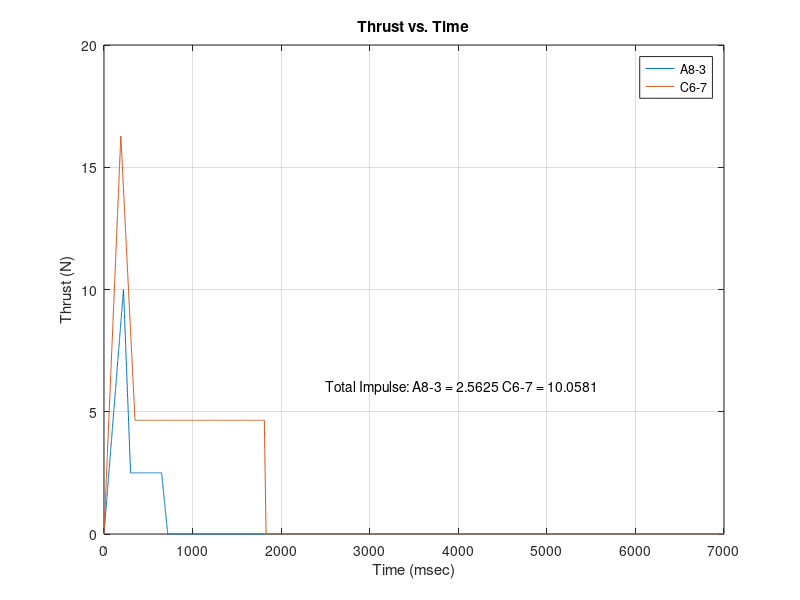
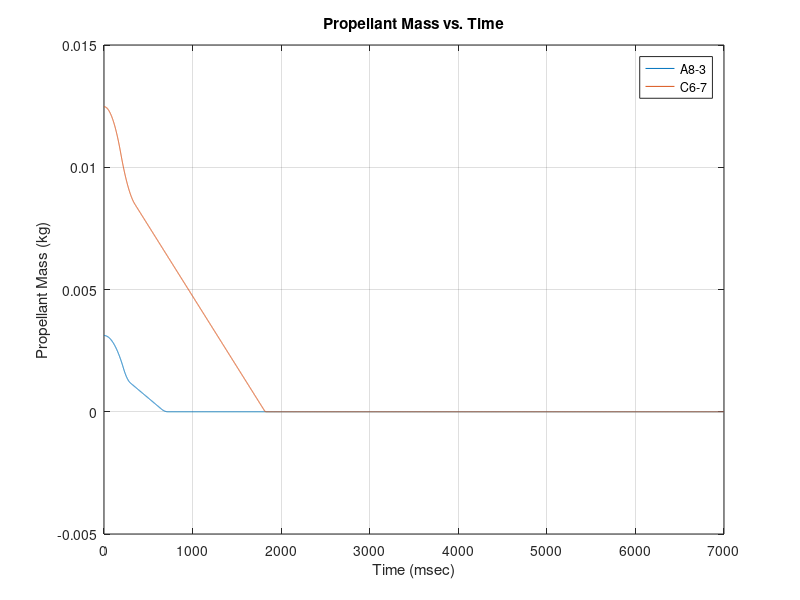
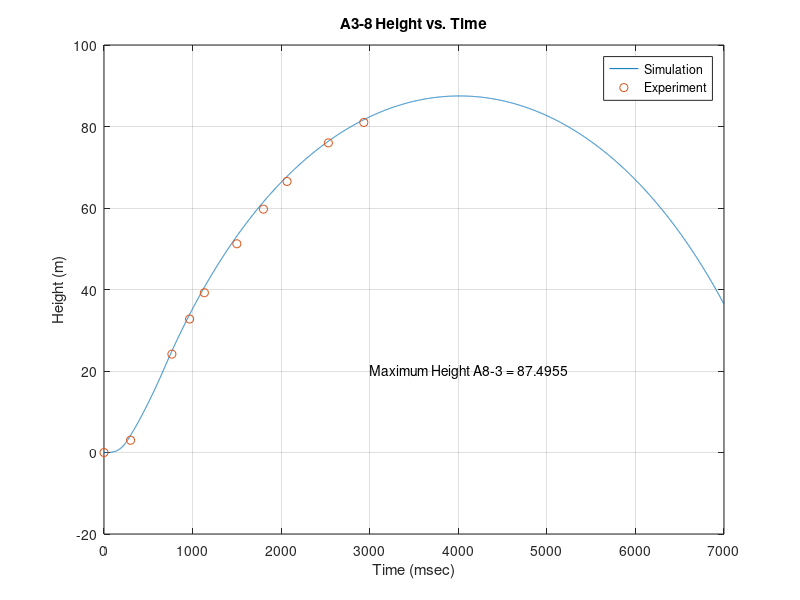
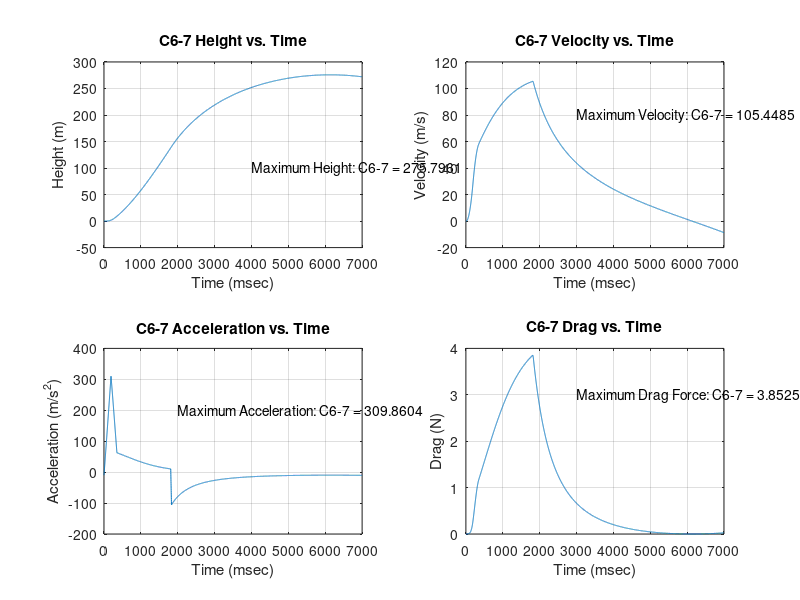

These figures' MATLAB source, in order:
%--------------- Rocket Lab ------------------
%--------------- A3-8 rocket------------------
%--------------- Date:2/1/18------------------
%---------------------------------------------

clc; clear all; close all;

%--------- Initializing Variables ------------
mpA0 = 0.00312;
mpC0 = 0.01248;
mrA = (52-26.9+16.2-3.12)/1000;
mrC = (52-12.48)/1000;

Cd = 0.73;
densityAIR = 1.26;
cross_area = pi*(0.0249/2)^2 + 3*(0.0444)*(0.002);
c2 = 0.5*Cd*1.26*cross_area;

N = 7000;
t1 = 220;
t2 = 300;
t3 = 650;
t4 = 720;

dt = 1;
t(1) = 0;
f(1) = 0;
IA(1) = 0;
IC(1) = 0;
mpA(1) = mpA0;
mpC(1) = mpC0;
mtotA(1) = mpA(1) + mrA;
mtotC(1) = mpC(1) + mrC;
vA(1) = 0;
yA(1) = 0;
aA(1) = -9.8;

vC(1) = 0;
yC(1) = 0;
aC(1) = -9.8;

liftoff = false;


%-------- Making piece-wise function of A8-3 thrust curve ---------- 
for i = 2:N+1
    t(i) = t(i-1) + dt;
    %--------------- Piece-wise thrust curve --------------
    if t(i) < t1
        f(i) = t(i)*(10/t1);
        
    elseif t(i) < t2 && t(i) >= t1
        f(i) = 10 + ((2.5-10)/(t2-t1))*(t(i)-t1);
        
    elseif t(i) < t3 && t(i) >= t2
        f(i) = 2.5;
        
    elseif t(i) < t4 && t(i) >= t3
        f(i) = 2.5 + ((0-2.5)/(t4-t3))*(t(i)-t3);
    else
        f(i) = 0;
    end
    
end

g(1) = 0;
gt1 = 190;
gt2 = 350;
gt3 = 1810;
gt4 = 1830;

%-------- Making piece-wise function of C6-7 thrust curve ---------- 
for i = 2:N+1
    %--------------- Piece-wise thrust curve --------------
    if t(i) < gt1
        g(i) = t(i)*(14/gt1);
        
    elseif t(i) < gt2 && t(i) >= gt1
        g(i) = 14 + ((4-14)/(gt2-gt1))*(t(i)-gt1);
        
    elseif t(i) < gt3 && t(i) >= gt2
        g(i) = 4;
        
    elseif t(i) < gt4 && t(i) >= gt3
        g(i) = 4 + ((0-4)/(gt4-gt3))*(t(i)-gt3);
    else
        g(i) = 0;
    end
    
end

g = g.*(10/8.6);


%------------ Calculating total impulse --------
for i = 2:N+1
    t(i) = t(i-1) + dt;
    IA(i) = dt/1000*f(i); 
    IC(i) = dt/1000*g(i);
end

IAtot = sum(IA);
ICtot = sum(IC);

%------------------- Part 1. --------------------------
figure(1)
plot(t,f)
hold on
plot(t,g)
grid on 
legend('A8-3','C6-7')
title('Thrust vs. Time')
xlabel('Time (msec)')
ylabel('Thrust (N)')
descr = {'Total Impulse: A8-3 = '};
descr0 = {' C6-7 = '};
text(2500,6,strcat(descr , num2str(IAtot) , descr0 , num2str(ICtot)))


%------------ mass of propellant ---------------
for i = 2:N+1
    
    mpA(i) = mpA(i-1) - f(i)/IAtot*mpA0*dt/1000;
    mpC(i) = mpC(i-1) - g(i)/ICtot*mpC0*dt/1000;
    
end


%------------- Part 2. ---------------------
figure(2)
plot(t,mpA)
hold on 
plot(t,mpC)
grid on 
legend('A8-3','C6-7')
title('Propellant Mass vs. Time')
xlabel('Time (msec)')
ylabel('Propellant Mass (kg)')


%------------------ Euler's Method -----------------------
for i = 2:N+1
    
    t(i) = t(i-1) + dt;
    vA(i) = vA(i-1) + aA(i-1)*dt/1000;
    yA(i) = yA(i-1) + vA(i-1)*dt/1000;
    mtotA(i) = mrA + mpA(i);
   % a(i) = a(1) - c2/mtotA(i)*v(i)^2 + f(i)/mtotA(i);
    dragA(i) = c2*vA(i)^2;
    
    if aA(i-1) < 0 && liftoff == false
        aA(i) = aA(1) - c2/mtotA(i)*vA(i)^2 + f(i)/mtotA(i);
    else
        liftoff = true;
        aA(i) = aA(1) - c2/mtotA(i)*vA(i)^2 + f(i)/mtotA(i);
    end
	
%-----------------------------------------------------------
	
	vC(i) = vC(i-1) + aC(i-1)*dt/1000;
    yC(i) = yC(i-1) + vC(i-1)*dt/1000;
    mtotC(i) = mrC + mpC(i);
   % a(i) = a(1) - c2/mtotA(i)*v(i)^2 + f(i)/mtotA(i);
    dragC(i) = c2*vC(i)^2;
    
    if aC(i-1) < 0 && liftoff == false
        aC(i) = aC(1) - c2/mtotC(i)*vA(i)^2 + g(i)/mtotC(i);
    else
        liftoff = true;
        aC(i) = aC(1) - c2/mtotC(i)*vC(i)^2 + g(i)/mtotC(i);
    end
	
end

%--------- read A8-3.txt for experimental data -------------

experimentaldata = dlmread('A8-3.txt');
tdata = experimentaldata(:,1).*1000;
displacement = experimentaldata(:,2);

maxYA = num2str(max(yA));
maxYC = num2str(max(yC));


%-------------------- Part 3. -----------------------
figure(3)
plot(t,yA)
hold on 
plot(tdata,displacement,'o')
grid on 
title('A3-8 Height vs. Time')
legend('Simulation','Experiment')
xlabel('Time (msec)')
ylabel('Height (m)')
descr1 = {'Maximum Height A8-3 = '};
text(3000,20,strcat(descr1,maxYA))


maxVC = num2str(max(vC));
maxAC = num2str(max(aC));
maxDragC = num2str(max(dragC));

%--------------------- Part 4. -----------------------

figure(4)
subplot(2,2,1)
plot(t,yC)
title('C6-7 Height vs. Time')
grid on
xlabel('Time (msec)')
ylabel('Height (m)')
descr2 = {'Maximum Height: C6-7 = '};
text(4000,100,strcat(descr2,maxYC))

subplot(2,2,2)
plot(t,vC)
title('C6-7 Velocity vs. Time')
grid on
xlabel('Time (msec)')
ylabel('Velocity (m/s)')
descr3= {'Maximum Velocity: C6-7 = '};
text(3000,80,strcat(descr3,maxVC))

subplot(2,2,3)
plot(t,aC)
title('C6-7 Acceleration vs. Time')
grid on
xlabel('Time (msec)')
ylabel('Acceleration (m/s^2)')
descr4 = {'Maximum Acceleration: C6-7 = '};
text(2000,200,strcat(descr4,maxAC))

subplot(2,2,4)
plot(t,dragC)
title('C6-7 Drag vs. Time')
grid on
xlabel('Time (msec)')
ylabel('Drag (N)')
descr5 = {'Maximum Drag Force: C6-7 = '};
text(3000,3,strcat(descr5,maxDragC))